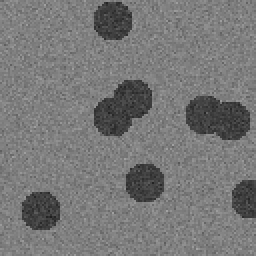
%> input picture discs8.bmp, 128 x 128 px (shown 2 times larger); the run also reads 1 picture not shown here
$ octave test_gibss.m   (GNU Octave 9; MATLAB toolbox functions it lacks are replaced by stand-ins)
%> lines starting %> are read from the running program, lines starting %| are printed output that depends on the picture; in (x1, y1, x2, y2) boxes, pixels count from 0 and x2, y2 are one past the last pixel; in counts of white or black regions, pixels touching at a corner belong together; the program's own positions count from 1
### gibss_sampling.m
function [Mxy videoseg] = gibss_sampling(img, tg, M)
% GIBSS_SAMPLING do gibs sampling
% @see Computer Vision slides
% TuanND
% 04/06
% Input:
%   img: image on which have objects need to be dectected
%   target: target knowledge
%   k: number of objects

fprintf('\n\t\tGibss:[Step/Discs-100/25]');
%PARAMETER
T = 50;%Number of MCMC steps
M_BURN_IN = 50;
N_BURN_IN = 2;
K_MAX = 50;
[rows cols] = size(img);
%1. Initialize {zi: i = 1, ..., M}
AOxy = zeros(M, 2, T);
AOxy(:,:,1) = [randi(rows, M, 1) randi(cols, M, 1)];%All object position
Cur_Oxy = AOxy(:,:,1);
showImg = drawcircle(img, Cur_Oxy, M);
figure(1); imshow(showImg);
L1 = likelihood(img, tg, Cur_Oxy, M);

Imframe(1:rows,1:cols,1)=showImg;
Imframe(1:rows,1:cols,2)=showImg;
Imframe(1:rows,1:cols,3)=showImg;
videoseg(1) = im2frame(Imframe);          % make the first frame
for t = 2:T
    for i = 1:M
        fprintf('\b\b\b\b\b\b\b');
        fprintf('%03u/%02u]', t, i);
        Oxy = Cur_Oxy(2*i-1:2*i);%init position of ith object
        for j = 1:K_MAX
            %Sampling ith variable
            Dxy = Oxy + round(randn(1,2)*20);
            Dxy=clip(Dxy,1,rows);% make sure the position in the image
            New_Cur_Oxy = Cur_Oxy;
            New_Cur_Oxy(2*i-1:2*i) = Dxy;
            L2=likelihood(img,tg,New_Cur_Oxy,M);% evaluate the likelihood
            v=min(1,L2/L1);                     % compute the acceptance ratio
            u=rand;                             % draw a sample uniformly in [0 1]
            if v>u
                Oxy = Dxy;% accept the move
                Cur_Oxy = New_Cur_Oxy;
                L1 = L2;
%                 showImg = drawcircle(img, Cur_Oxy, M);
%                 figure(1); imshow(showImg);
            else
            end
        end
        AOxy(:,:, t) = Cur_Oxy;
        showImg = drawcircle(img, Cur_Oxy, M);
        figure(1); imshow(showImg);
        Imframe(1:rows,1:cols,1)=showImg;
        Imframe(1:rows,1:cols,2)=showImg;
        Imframe(1:rows,1:cols,3)=showImg;
        videoseg((t-2)*M + i + 1) = im2frame(Imframe);
    end
end
fprintf('...Burning...');
%Burn-in
% S = AOxy(:,:, M_BURN_IN+1:N_BURN_IN:T);%do burn-in, drop fist M samples, keep N-steps samples
% OS = reorder_samples(S);
% Mxy = round(mean(OS, 3));
Mxy = Cur_Oxy;
showImg = drawcircle(img, Mxy, M);figure(1);imshow(showImg);
Imframe(1:rows,1:cols,1)=showImg;
Imframe(1:rows,1:cols,2)=showImg;
Imframe(1:rows,1:cols,3)=showImg;
videoseg((T-1) * M + 2) = im2frame(Imframe);
fprintf('Done Gibss');
end

### drawcircle.m
function Io=drawcircle(Ii,Uxy,K)

[X Y]=size(Ii);
[Z1 Z2]=size(Uxy);

for i=1:X
    for j=1:Y
        ma=0;
        for k=1:K
            cx=Uxy(2*k-1);
            cy=Uxy(2*k);
            te=(i-cx)*(i-cx)+(j-cy)*(j-cy);
            tr=abs(te-100);
            if tr<10
                ma=1;
                break;
            end
        end
        if ma==1
            Io(i,j)=1;
        else
            Io(i,j)=Ii(i,j);
        end
    end
end

### maketarget.m
function It=maketarget(T,Ix,Iy,Cxy,K)

[X  Y] =size(Cxy);
[Xt Yt]=size(T);

Tc=(Xt+1)/2;

Ii=zeros(Ix,Iy);

Cxy(1:K*2)=clip(Cxy(1:K*2),1,Ix);

for k=1:K
    tx=Cxy(k*2-1);
    ty=Cxy(k*2);
    Ii(tx,ty)=1;
end

Io=conv2(Ii,T,'same');

It=im2bw(Io,0.5);

### clip.m
function Oxy=clip(Ixy,Mmin,Mmax)

[X Y]=size(Ixy);
K=X*Y;

for k=1:K
    if Ixy(k)<Mmin
        Oxy(k)=Mmin;
    elseif Ixy(k)>Mmax
        Oxy(k)=Mmax;
    else
        Oxy(k)=Ixy(k);
    end
end

### likelihood.m
function like=likelihood(Im,T,Uxy,K)

[X Y]=size(Im);

It=maketarget(T,X,Y,Uxy,K);

Ie=(Im+It*0.25)-0.5;

e=sum(sum(Ie.*Ie));

like=exp(-0.5*e);


### test_gibss.m
%--------------------------------------------------------------------------
% Jump Diffusion MCMC Algorithm
%--------------------------------------------------------------------------
% TuannD
% 04/04/13
% @see: Computer Vision slides
%--------------------------------------------------------------------------
clc;
clear all;
close all;
rng('shuffle');

fprintf('JUMP DIFFUSION MCMC ALGORITHM\n');
fprintf('Copyright-TuanND-04/2013\n');
%% PARAMETERS
lambda = 3;
Nsteps = 20; %Number of sampling steps
K_MAX = 20; %Max (Number of objects)
init_k = 5;
M_BURN_IN = 3;
STEP_BURN_IN = 2;

%% Step 0: Prepare data
% load image/target
fprintf('Loading image....\n');
imgpath = 'discs8.bmp';
img=double(imread(imgpath))/255;
%> img: size 128x128 double; min 0.118, max 0.639, mean 0.467
target=double(imread('target.bmp'))/255;
[rows cols] = size(img);
%> rows = 128; cols = 128
fprintf(['Loading image ', imgpath,' and target is done\n']);

%% Test gibss sampling
Oxy = gibss_sampling(img, target, 8);
%> after the loop in drawcircle, `for i=1:X`:
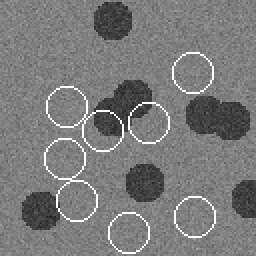
%> Io: size 128x128 double (shown 2 times larger); min 0.118, max 1, mean 0.481
%> after the loop in maketarget, `for k=1:K`:
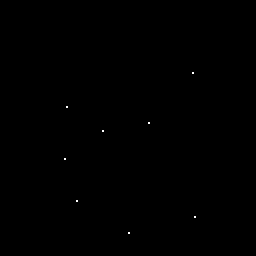
%> Ii: size 128x128 double (shown 2 times larger); values 0 (black) and 1 (white), 0.05% white in thin lines or dots, all inside (x1, y1, x2, y2) = (32, 36, 98, 117)
%> in maketarget, `Io=conv2(Ii,T,'same');`:
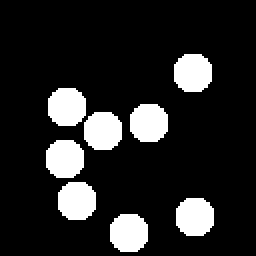
%> Io: size 128x128 double (shown 2 times larger); values 0 (black) and 1 (white), 14.9% white; 8 white regions, largest, box (x1, y1, x2, y2) and area: (87, 27, 106, 46) 305, (24, 44, 43, 63) 305, (65, 52, 84, 71) 305
%> in likelihood, `Ie=(Im+It*0.25)-0.5;`:
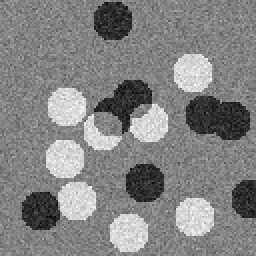
%> Ie: size 128x128 double (shown 2 times larger); min -0.382, max 0.366, mean 0.00424; drawn with min black and max white
%> in likelihood, `e=sum(sum(Ie.*Ie));`: e = 290.5
%> in likelihood, `like=exp(-0.5*e);`: like = 8.2e-64
%> (the run ends here)
